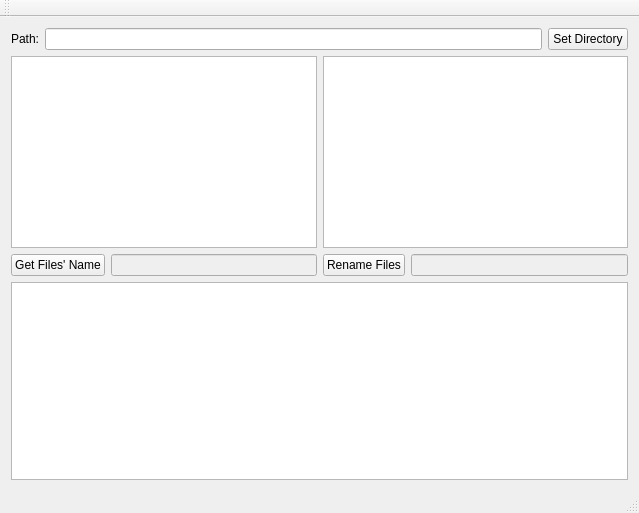
<?xml version="1.0" encoding="UTF-8"?>
<ui version="4.0">
 <class>MainWindow</class>
 <widget class="QMainWindow" name="MainWindow">
  <property name="geometry">
   <rect>
    <x>0</x>
    <y>0</y>
    <width>639</width>
    <height>513</height>
   </rect>
  </property>
  <property name="windowTitle">
   <string>MainWindow</string>
  </property>
  <widget class="QWidget" name="centralWidget">
   <layout class="QVBoxLayout" name="verticalLayout_3">
    <item>
     <layout class="QHBoxLayout" name="browserLayout">
      <item>
       <widget class="QLabel" name="pathLabel">
        <property name="text">
         <string>Path:</string>
        </property>
       </widget>
      </item>
      <item>
       <widget class="QLineEdit" name="pathEdit"/>
      </item>
      <item>
       <widget class="QPushButton" name="browserButton">
        <property name="text">
         <string>Set Directory</string>
        </property>
       </widget>
      </item>
     </layout>
    </item>
    <item>
     <layout class="QHBoxLayout" name="FileLayout">
      <item>
       <layout class="QVBoxLayout" name="oldFileLayout">
        <item>
         <widget class="QTextEdit" name="oldNameEdit"/>
        </item>
        <item>
         <layout class="QHBoxLayout" name="horizontalLayout_4">
          <item>
           <widget class="QPushButton" name="getButton">
            <property name="text">
             <string>Get Files' Name</string>
            </property>
           </widget>
          </item>
          <item>
           <widget class="QLineEdit" name="oldTotalEdit">
            <property name="enabled">
             <bool>false</bool>
            </property>
            <property name="text">
             <string/>
            </property>
           </widget>
          </item>
         </layout>
        </item>
       </layout>
      </item>
      <item>
       <layout class="QVBoxLayout" name="newFilLayout">
        <item>
         <widget class="QTextEdit" name="newNameEdit"/>
        </item>
        <item>
         <layout class="QHBoxLayout" name="horizontalLayout_5">
          <item>
           <widget class="QPushButton" name="renameButton">
            <property name="text">
             <string>Rename Files</string>
            </property>
           </widget>
          </item>
          <item>
           <widget class="QLineEdit" name="newTotalEdit">
            <property name="enabled">
             <bool>false</bool>
            </property>
           </widget>
          </item>
         </layout>
        </item>
       </layout>
      </item>
     </layout>
    </item>
    <item>
     <widget class="QTextBrowser" name="statusBrowser"/>
    </item>
   </layout>
  </widget>
  <widget class="QMenuBar" name="menuBar">
   <property name="geometry">
    <rect>
     <x>0</x>
     <y>0</y>
     <width>639</width>
     <height>21</height>
    </rect>
   </property>
  </widget>
  <widget class="QToolBar" name="mainToolBar">
   <attribute name="toolBarArea">
    <enum>TopToolBarArea</enum>
   </attribute>
   <attribute name="toolBarBreak">
    <bool>false</bool>
   </attribute>
  </widget>
  <widget class="QStatusBar" name="statusBar"/>
 </widget>
 <layoutdefault spacing="6" margin="11"/>
 <resources/>
 <connections/>
</ui>
